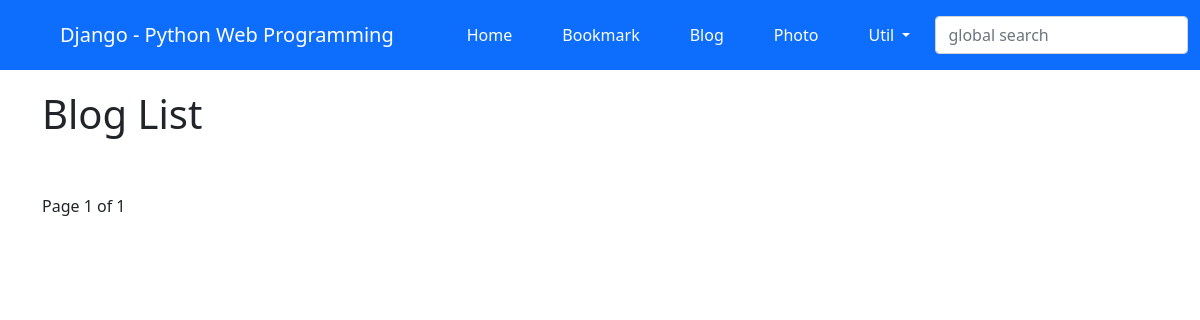
/blog/, run on an earlier commit of the app's database.
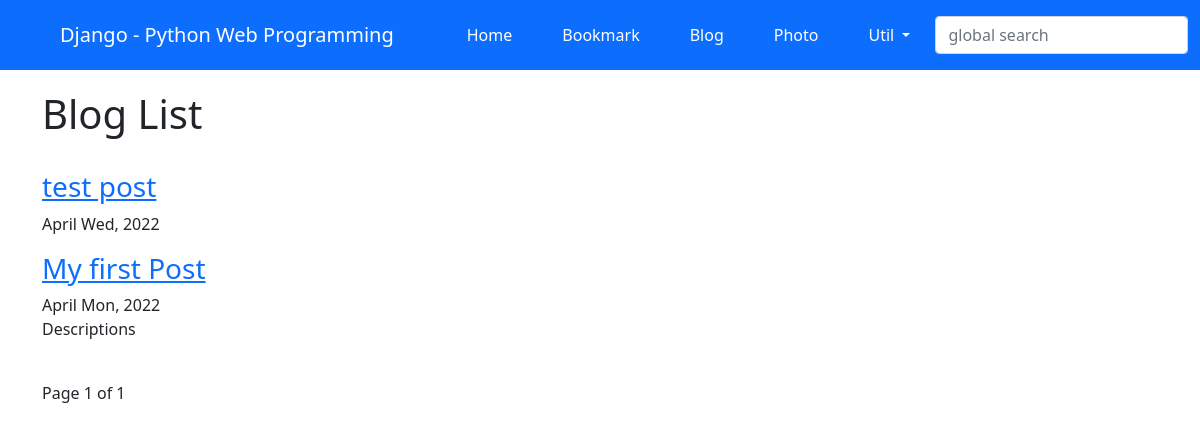
And on a later commit of the database.
### blog/models.py (models this page shows, shortened)
class Post(models.Model):
    title = models.CharField(verbose_name="TITLE", max_length=50)
    slug = models.SlugField('SLUG', unique=True, allow_unicode=True, help_text='one word for title alias')
    description = models.CharField('DESCRIPTION', max_length=100, blank=True, help_text='simple description text.')
    content = models.TextField('CONTENT')
    create_dt = models.DateTimeField('CREATE DATE', auto_now_add=True)
    modify_dt = models.DateTimeField('MODIFY DATE', auto_now=True)
    class Meta:
        verbose_name = 'post'
        verbose_name_plural = 'posts'
        db_table = 'blog_posts'
        ordering = ('-modify_dt',)
    def get_absolute_url(self):
        return reverse('blog:post_detail', args=(self.slug,))

### blog/views.py (the view)
# urls.py: path('', views.PostLV.as_view(), name='index'),
class PostLV(ListView):
    model = Post
    template_name = 'blog/post_all.html'
    context_object_name = 'posts'
    paginate_by = 2

### blog/templates/blog/post_all.html (shortened to what this page needs)
{% extends 'base.html' %}
{% block content%}
    <h1>Blog List</h1>
    <br />
    {% for post in posts %}
    <h3><a href="{{ post.get_absolute_url }}">{{ post.title }}</a></h3>
    {{ post.modify_dt|date:"N D, Y" }}
    <p>{{ post.description }}</p>
    {% endfor %}
    <br />
    <div>
        <span>
             Page {{ page_obj.number }} of
            {{page_obj.paginator.num_pages}}
        </span>
    </div>
{% endblock %}

### templates/base.html (shortened to what this page needs)
<!DOCTYPE html>
<html lang="en">
    <head>
        <link
            href="https://cdn.jsdelivr.net/npm/bootstrap@5.1.3/dist/css/bootstrap.min.css"
            rel="stylesheet"
        />
    </head>
    <body style="padding-top: 90px">
        <nav class="navbar navbar-expand-lg navbar-dark bg-primary fixed-top">
            <div class="container-fluid">
                <span class="navbar-brand mx-5 mb-0 font-weight-bold font-italic">Django - Python Web Programming</span>
                <div
                    class="collapse navbar-collapse"
                    id="navbarSupportedContent"
                >
                    <ul class="navbar-nav me-auto mb-2 mb-lg-0">
                        <li class="nav-item mx-1 btn btn-primary">
                            <a
                                class="nav-link active"
                                aria-current="page"
                                href="{% url 'home' %}"
                                >Home</a
                            >
                        </li>
                        <li class="nav-item mx-1 btn btn-primary">
                            <a class="nav-link text-white" href="{% url 'bookmark:index' %}">Bookmark</a>
                        </li>
                        <li class="nav-item mx-1 btn btn-primary">
                            <a class="nav-link text-white" href="{% url 'blog:index' %}">Blog</a>
                        </li>
                        <li class="nav-item mx-1 btn btn-primary">
                            <a class="nav-link text-white" href="">Photo</a>
                        </li>
                        <li class="nav-item dropdown mx-1 btn btn-primary">
                            <a
                                class="nav-link dropdown-toggle text-white"
                                href="#"
                                id="navbarDropdown"
                                role="button"
                                data-bs-toggle="dropdown"
                                aria-expanded="false"
                            >
                                Util
                            </a>
                        </li>
                    </ul>
                    <form class="form-inline my-2" action="" method="post"> {% csrf_token %}
                        <input
                            class="form-control mr-sm-2"
                            type="search"
                            placeholder="global search"
                            aria-label="Search"
                            name="search_word"
                        />
                    </form>
                </div>
            </div>
        </nav>
        <div class="container">{% block content %}{% endblock %}</div>
    </body>
</html>

What changed in the data, as far as the page shows it:
added Post: title "test post", modify_dt "April Wed, 2022"
added Post: title "My first Post", modify_dt "April Mon, 2022", description "Descriptions"
